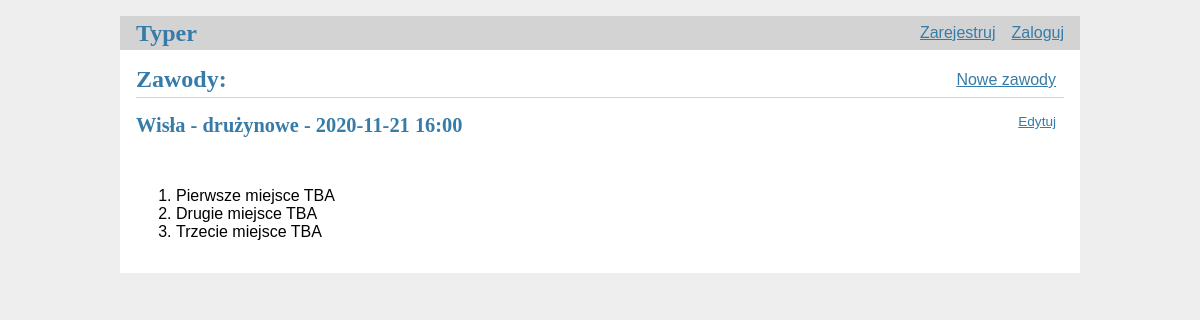
The app's page /tournaments/, older data.
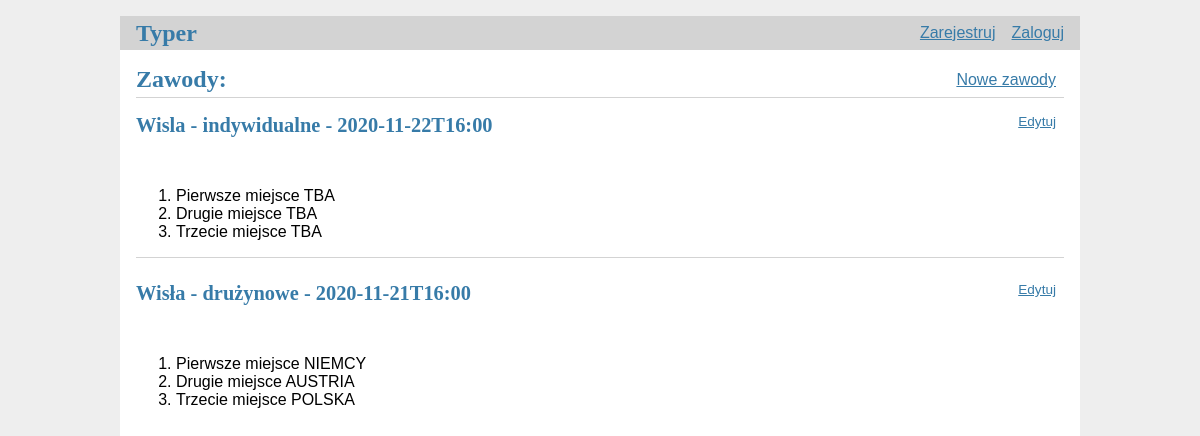
The same page, newer data.
### tables this page shows
CREATE TABLE tournaments(
    id INTEGER PRIMARY KEY AUTOINCREMENT,
    place TEXT NOT NULL,
    type TEXT NOT NULL,
    date_time DATETIME NOT NULL,
    first_place TEXT NOT NULL DEFAULT "TBA",
    second_place TEXT NOT NULL DEFAULT "TBA",
    third_place TEXT NOT NULL DEFAULT "TBA",
    status TEXT NOT NULL
);

### flaskr/tournaments.py (the view)
@bp.route('/')
def tournaments():
    db = get_db()
    tournaments = db.execute(
        'SELECT id, place, type, date_time, first_place, second_place, third_place'
        ' FROM tournaments ORDER BY date_time DESC'
    ).fetchall()
    return render_template("tournaments/tournaments.html", tournaments=tournaments)

### flaskr/auth.py (called while the page is built)
@bp.before_app_request
def load_logged_in_user():
    user_id = session.get('user_id')
    if user_id is None:
        g.user = None
    else:
        g.user = get_db().execute(
            'SELECT * FROM user WHERE id = ?', (user_id,)
        ).fetchone()

### flaskr/db.py (called while the page is built)
def get_db():
    if 'db' not in g:
        g.db = sqlite3.connect(
            current_app.config['DATABASE'],
            detect_types=sqlite3.PARSE_DECLTYPES
        )
        g.db.row_factory = sqlite3.Row
    return g.db

### flaskr/templates/tournaments/tournaments.html
{% extends 'base.html' %}
{% block header %}
    <h1>{% block title %}Zawody:{% endblock %}</h1>
    <a class="action" href="{{ url_for('tournaments.create') }}">Nowe zawody</a>
{% endblock %}
{% block content %}
    {% for post in tournaments %}
        <article class="post">
            <header>
                <div>
                    <h1>{{ post['place'] }} - {{ post['type'] }} - {{ post['date_time'] }}</h1>
                </div>
                <a class="action" href="{{ url_for('tournaments.update', id=post['id'])  }}">Edytuj</a>
            </header>
            <p class="body">
                <ol>
                    <li>Pierwsze miejsce {{ post['first_place'] }}</li>
                    <li>Drugie miejsce {{ post['second_place'] }}</li>
                    <li>Trzecie miejsce {{ post['third_place'] }}</li>
                </ol>
            </p>
        </article>
        {% if not loop.last %}
        <hr>
        {% endif %}
    {% endfor %}
{% endblock %}

### flaskr/templates/base.html (shortened to what this page needs)
<!doctype html>
<link rel="stylesheet" href="{{ url_for('static', filename='style.css') }}">
<nav>
    <h1><a href="{{ url_for('typer.index') }}">Typer</a></h1>
    <ul>
        {% if g.user %}
            <li><a href="{{ url_for('ranking.ranking') }}">Ranking</a></li>
            <li><a href="{{ url_for('tournaments.tournaments') }}">Zawody</a></li>
            <li><a href="{{ url_for('jumpers.jumpers') }}">Skoczkowie</a></li>
            <li><span>zalogowany: {{ g.user['username'] }}</span></li>
            <li><a href="{{ url_for('auth.logout') }}">Wyloguj</a></li>
        {% else %}
            <li><a href="{{ url_for('auth.register') }}">Zarejestruj</a></li>
            <li><a href="{{ url_for('auth.login') }}">Zaloguj</a></li>
        {% endif %}
    </ul>
</nav>
<section class="content">
    <header>
        {% block header %}{% endblock %}
    </header>
    {% block content %}{% endblock %}
</section>

### flaskr/static/style.css (style rules this page uses)
h1 { font-family: serif; color: #377ba8; margin: 1rem 0; }
a { color: #377ba8; }
hr { border: none; border-top: 1px solid lightgray; }
nav { background: lightgray; display: flex; align-items: center; padding: 0 0.5rem; }
nav h1 { flex: auto; margin: 0; }
nav h1 a { text-decoration: none; padding: 0.25rem 0.5rem; }
nav ul { display: flex; list-style: none; margin: 0; padding: 0; }
nav ul li a, nav ul li span, header .action { display: block; padding: 0.5rem; }
.content { padding: 0 1rem 1rem; }
.content > header { border-bottom: 1px solid lightgray; display: flex; align-items: flex-end; }
.content > header h1 { flex: auto; margin: 1rem 0 0.25rem 0; }
.post > header { display: flex; align-items: flex-end; font-size: 0.85em; }
.post > header > div:first-of-type { flex: auto; }
.post > header h1 { font-size: 1.5em; margin-bottom: 0; }
.post .body { white-space: pre-line; }
.content:last-child { margin-bottom: 0; }

Row changes from the older to the newer data that the page shows:
added tournaments: place "Wisla", type "indywidualne", date_time "2020-11-22T16:00", first_place "TBA", second_place "TBA", third_place "TBA"
changed tournaments "Wisła": date_time "2020-11-21 16:00" → "2020-11-21T16:00"; first_place "TBA" → "NIEMCY"; second_place "TBA" → "AUSTRIA"; third_place "TBA" → "POLSKA"
